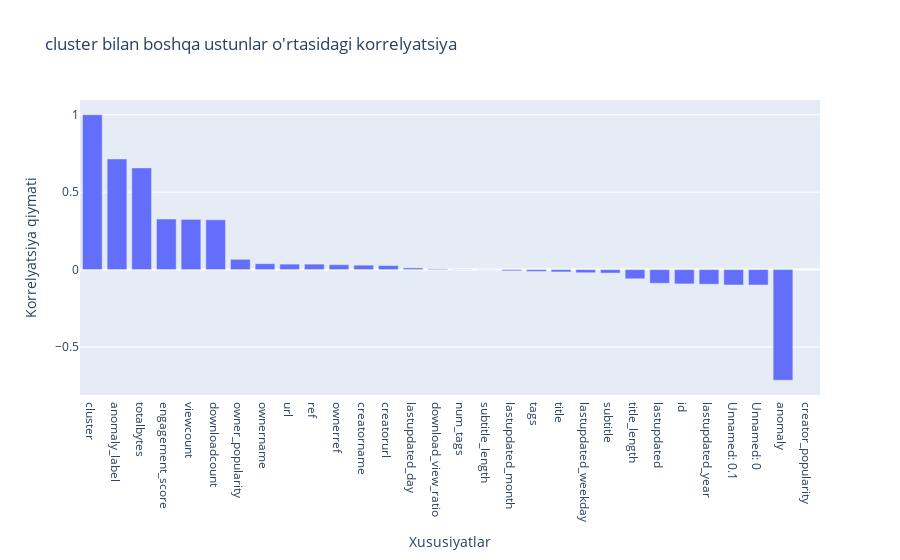

Source (notebook cell):
### Code cell
import pandas as pd
import plotly.express as px

# Raqamli ustunlarni tanlash
numeric_cols = df.select_dtypes(include=['float64', 'int64']).columns

# faqat raqamli ustunlar bo'yicha korrelyatsiya
corr_matrix = df[numeric_cols].corr()

# cluster ustunining boshqa ustunlar bilan korrelyatsiyasi
cluster_corr = corr_matrix[['cluster']].sort_values(by='cluster', ascending=False)

# Heatmap uchun DataFrame ni transformatsiya qilish
heatmap_data = cluster_corr.reset_index()
heatmap_data.columns = ['Feature', 'Correlation_with_cluster']

# Plotly Express yordamida bar grafik
fig = px.bar(
    heatmap_data,
    x='Feature',
    y='Correlation_with_cluster',
    title='cluster bilan boshqa ustunlar o\'rtasidagi korrelyatsiya',
    labels={'Correlation_with_cluster': 'Korrelyatsiya qiymati', 'Feature': 'Xususiyatlar'}
)

fig.show()

### Figure 1 — Plotly figure (JSON) as saved in the notebook; plotly's stock layout.template omitted (floating-point values rounded to 4 significant figures)
{"data": [{"hovertemplate": "Xususiyatlar=%{x}<br>Korrelyatsiya qiymati=%{y}<extra></extra>", "legendgroup": "", "marker": {"color": "#636efa", "pattern": {"shape": ""}}, "name": "", "orientation": "v", "showlegend": false, "textposition": "auto", "type": "bar", "x": ["cluster", "anomaly_label", "totalbytes", "engagement_score", "viewcount", "downloadcount", "owner_popularity", "ownername", "url", "ref", "ownerref", "creatorname", "creatorurl", "lastupdated_day", "download_view_ratio", "num_tags", "subtitle_length", "lastupdated_month", "tags", "title", "lastupdated_weekday", "subtitle", "title_length", "lastupdated", "id", "lastupdated_year", "Unnamed: 0.1", "Unnamed: 0", "anomaly", "creator_popularity"], "xaxis": "x", "y": [1.0, 0.7146, 0.6568, 0.3262, 0.3242, 0.3215, 0.06627, 0.03838, 0.03535, 0.03535, 0.03171, 0.02882, 0.02604, 0.01094, 0.004908, 0.001006, -0.0003257, -0.008038, -0.01202, -0.01523, -0.02043, -0.02249, -0.0593, -0.0882, -0.09244, -0.09454, -0.0996, -0.0996, -0.7146, NaN], "yaxis": "y"}], "layout": {"barmode": "relative", "legend": {"tracegroupgap": 0}, "title": {"text": "cluster bilan boshqa ustunlar o'rtasidagi korrelyatsiya"}, "xaxis": {"anchor": "y", "domain": [0, 1], "title": {"text": "Xususiyatlar"}}, "yaxis": {"anchor": "x", "domain": [0, 1], "title": {"text": "Korrelyatsiya qiymati"}}}}
